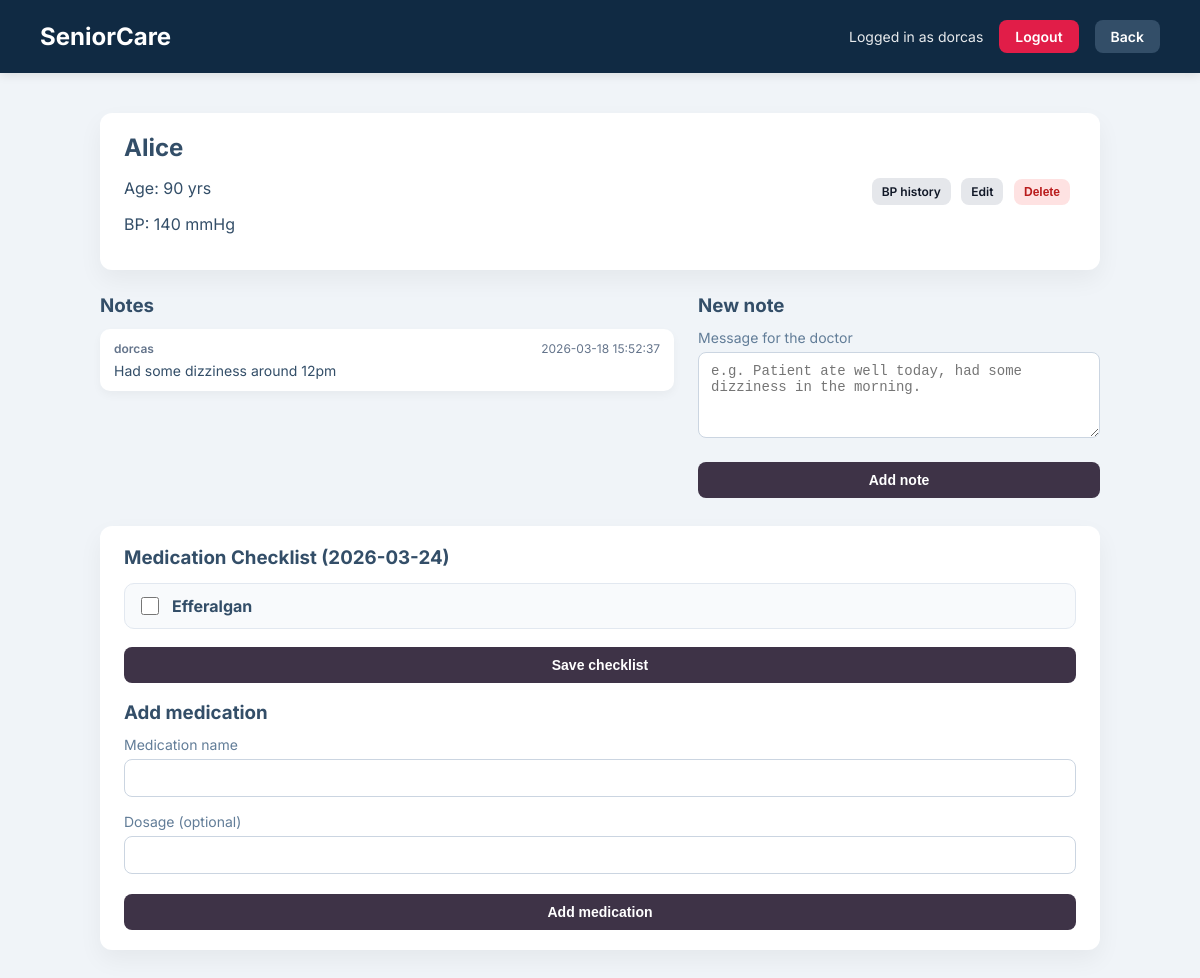
The page /residents/4 (signed in) on the database its author committed.
### tables this page shows
CREATE TABLE notes (
            id INTEGER PRIMARY KEY AUTOINCREMENT,
            resident_id INTEGER NOT NULL,
            content TEXT NOT NULL,
            author TEXT,
            created_at TEXT DEFAULT CURRENT_TIMESTAMP,
            FOREIGN KEY (resident_id) REFERENCES residents (id) ON DELETE CASCADE
        );

CREATE TABLE residents (
    id INTEGER PRIMARY KEY AUTOINCREMENT,
    name TEXT,
    age INTEGER,
    bp INTEGER
);

CREATE TABLE medications (
            id INTEGER PRIMARY KEY AUTOINCREMENT,
            resident_id INTEGER NOT NULL,
            name TEXT NOT NULL,
            dosage TEXT,
            created_at TEXT DEFAULT CURRENT_TIMESTAMP,
            FOREIGN KEY (resident_id) REFERENCES residents (id) ON DELETE CASCADE
        );

### care.py (the view, shortened to what this page needs)
@app.route("/residents/<int:resident_id>", methods=["GET", "POST"])
@login_required
def resident_detail(resident_id):
    db = get_db_connection()
    resident = db.execute(
        "SELECT * FROM residents WHERE id = ?", (resident_id,)
    ).fetchone()
    if not resident:
        db.close()
        flash("Patient not found.", "error")
        return redirect(url_for("home"))
    today = date.today().isoformat()
    notes = db.execute(
        "SELECT content, author, created_at FROM notes WHERE resident_id = ? ORDER BY created_at DESC",
        (resident_id,),
    ).fetchall()
    medications = db.execute(
        "SELECT id, name, dosage FROM medications WHERE resident_id = ? ORDER BY created_at DESC",
        (resident_id,),
    ).fetchall()
    given_medication_ids = set()
    if medications:
        given_rows = db.execute(
            """
            SELECT ml.medication_id
            FROM medication_logs ml
            INNER JOIN medications m ON m.id = ml.medication_id
            WHERE m.resident_id = ? AND ml.given_date = ?
            """,
            (resident_id, today),
        ).fetchall()
        given_medication_ids = {row["medication_id"] for row in given_rows}
    db.close()
    return render_template(
        "resident_detail.html",
        resident=resident,
        notes=notes,
        medications=medications,
        given_medication_ids=given_medication_ids,
        today=today,
        username=session.get("username"),
    )

### care.py (called while the page is built)
def get_db_connection():
    conn = sqlite3.connect("Seniorcare.db")
    conn.row_factory = sqlite3.Row
    return conn

def login_required(view):
    @wraps(view)
    def wrapped_view(**kwargs):
        if "user_id" not in session:
            return redirect(url_for("login"))
        return view(**kwargs)
    return wrapped_view

### templates/resident_detail.html (shortened to what this page needs)
<!DOCTYPE html>
<html lang="en">
<head>
    <link rel="stylesheet" href="{{ url_for('static', filename='style.css') }}">
</head>
<body>
    <div class="header">
        <h1>SeniorCare</h1>
        <div class="header-right">
            {% if username %}
                <span class="user-info">Logged in as {{ username }}</span>
                <a href="{{ url_for('logout') }}" class="btn-logout">Logout</a>
            {% endif %}
            <a href="{{ url_for('home') }}" class="btn-logout" style="background-color:#334e68;">Back</a>
        </div>
    </div>
    <div class="container">
        <div class="card patient-header">
            <div class="patient-main">
                <h2>{{ resident['name'] }}</h2>
                <p>Age: {{ resident['age'] }} yrs</p>
                <p>BP: {{ resident['bp'] }} mmHg</p>
            </div>
            <div class="patient-actions">
                <a href="{{ url_for('bp_history', resident_id=resident['id']) }}" class="btn-small">BP history</a>
                <a href="{{ url_for('edit_resident', resident_id=resident['id']) }}" class="btn-small">Edit</a>
                <form method="post" action="{{ url_for('delete_resident', resident_id=resident['id']) }}" onsubmit="return confirm('Are you sure you want to delete this patient?');">
                    <button type="submit" class="btn-small btn-small-danger">Delete</button>
                </form>
            </div>
        </div>
        <div class="notes-layout">
            <div class="notes-column">
                <h3>Notes</h3>
                {% if notes %}
                    <div class="notes-list">
                        {% for note in notes %}
                            <div class="note-card">
                                <div class="note-meta">
                                    {% if note['author'] %}
                                        <span class="note-author">{{ note['author'] }}</span>
                                    {% else %}
                                        <span class="note-author">Staff</span>
                                    {% endif %}
                                    <span class="note-date">{{ note['created_at'] }}</span>
                                </div>
                                <p class="note-content">{{ note['content'] }}</p>
                            </div>
                        {% endfor %}
                    </div>
                {% else %}
                    <p class="no-notes">No notes yet for this patient.</p>
                {% endif %}
            </div>
            <div class="notes-column">
                <h3>New note</h3>
                <form method="post" class="note-form">
                    <div class="form-group">
                        <label for="content">Message for the doctor</label>
                        <textarea id="content" name="content" rows="4" required placeholder="e.g. Patient ate well today, had some dizziness in the morning."></textarea>
                    </div>
                    <button type="submit" class="btn-primary">Add note</button>
                </form>
            </div>
        </div>
        <div class="medications-section">
            <div class="medications-header">
                <h3>Medication Checklist ({{ today }})</h3>
            </div>
            <form method="post" class="med-check-form">
                {% if medications %}
                    <div class="med-list">
                        {% for med in medications %}
                            <label class="med-item">
                                <input
                                    type="checkbox"
                                    name="given_ids"
                                    value="{{ med['id'] }}"
                                >
                                <span class="med-text">
                                    <strong>{{ med['name'] }}</strong>
                                </span>
                            </label>
                        {% endfor %}
                    </div>
                {% else %}
                    <p class="no-notes">No medications yet for this patient.</p>
                {% endif %}
                <button type="submit" class="btn-primary" {% if not medications %}disabled{% endif %}>
                    Save checklist
                </button>
            </form>
            <div class="med-add">
                <h3>Add medication</h3>
                <form method="post" class="med-add-form">
                    <div class="form-group">
                        <label for="med_name">Medication name</label>
                        <input id="med_name" name="med_name" type="text" required>
                    </div>
                    <div class="form-group">
                        <label for="med_dosage">Dosage (optional)</label>
                        <input id="med_dosage" name="med_dosage" type="text">
                    </div>
                    <button type="submit" class="btn-primary">Add medication</button>
                </form>
            </div>
        </div>
    </div>
</body>
</html>

### static/style.css (style rules this page uses)
body { background-color: #f0f4f8; font-family: 'Inter', sans-serif; margin: 0; padding: 0; color: #334e68; }
.header { background-color: #102a43; color: white; padding: 20px 40px; display: flex; justify-content: space-between; align-items: center; box-shadow: 0 2px 10px rgba(0,0,0,0.1); }
.header h1 { margin: 0; font-size: 24px; }
.container { max-width: 1000px; margin: 40px auto; padding: 0 20px; }
.card { background: white; border-radius: 12px; box-shadow: 0 10px 25px rgba(0,0,0,0.05); overflow: hidden; }
.header-right { display: flex; align-items: center; gap: 16px; }
.user-info { font-size: 14px; opacity: 0.9; }
.btn-logout { background-color: #e11d48; color: white; text-decoration: none; padding: 8px 16px; border-radius: 8px; font-size: 14px; font-weight: 600; }
.form-group { margin-bottom: 16px; }
.form-group label { display: block; margin-bottom: 6px; font-size: 14px; color: #627d98; }
.form-group input { width: 100%; padding: 10px 12px; border-radius: 8px; border: 1px solid #cbd5e1; font-size: 14px; box-sizing: border-box; }
.btn-primary { width: 100%; background-color: #3e3347; color: white; border: none; padding: 10px 16px; border-radius: 8px; font-weight: 600; font-size: 14px; cursor: pointer; margin-top: 4px; }
.patient-header { padding: 20px 24px; margin-bottom: 24px; }
.patient-main h2 { margin: 0 0 8px; }
.notes-layout { display: grid; grid-template-columns: 2fr 1.4fr; gap: 24px; align-items: flex-start; }
.notes-column h3 { margin-top: 0; margin-bottom: 12px; }
.notes-list { display: flex; flex-direction: column; gap: 12px; }
.note-card { background: white; border-radius: 10px; padding: 12px 14px; box-shadow: 0 4px 10px rgba(0,0,0,0.04); }
.note-meta { display: flex; justify-content: space-between; margin-bottom: 6px; font-size: 12px; color: #64748b; }
.note-author { font-weight: 600; }
.note-content { margin: 0; font-size: 14px; }
.note-form textarea { width: 100%; padding: 10px 12px; border-radius: 8px; border: 1px solid #cbd5e1; font-size: 14px; box-sizing: border-box; resize: vertical; }
.btn-small { display: inline-block; padding: 6px 10px; border-radius: 8px; border: none; background: #e5e7eb; color: #111827; font-size: 12px; font-weight: 600; text-decoration: none; cursor: pointer; margin-right: 6px; }
.btn-small-danger { background: #fee2e2; color: #b91c1c; }
.patient-header { display: flex; justify-content: space-between; align-items: center; }
.patient-actions form { display: inline; }
.medications-section { margin-top: 28px; background: white; border-radius: 12px; box-shadow: 0 10px 25px rgba(0,0,0,0.05); padding: 20px 24px; }
.medications-header h3 { margin: 0 0 14px; color: #334e68; }
.med-check-form { margin-bottom: 18px; }
.med-list { display: flex; flex-direction: column; gap: 10px; margin-bottom: 14px; }
.med-item { display: flex; align-items: center; gap: 10px; padding: 10px 12px; border-radius: 10px; background: #f8fafc; border: 1px solid #e2e8f0; cursor: pointer; }
.med-item input[type="checkbox"] { width: 18px; height: 18px; }
.med-text { display: inline-flex; align-items: baseline; gap: 8px; }
.med-add { margin-top: 6px; }
.med-add h3 { margin: 0 0 12px; color: #334e68; }

### rows shown on the page
notes: author "dorcas", created_at "2026-03-18 15:52:37", content "Had some dizziness around 12pm"
residents: name "Alice", age "90", bp "140"
medications: name "Efferalgan"
